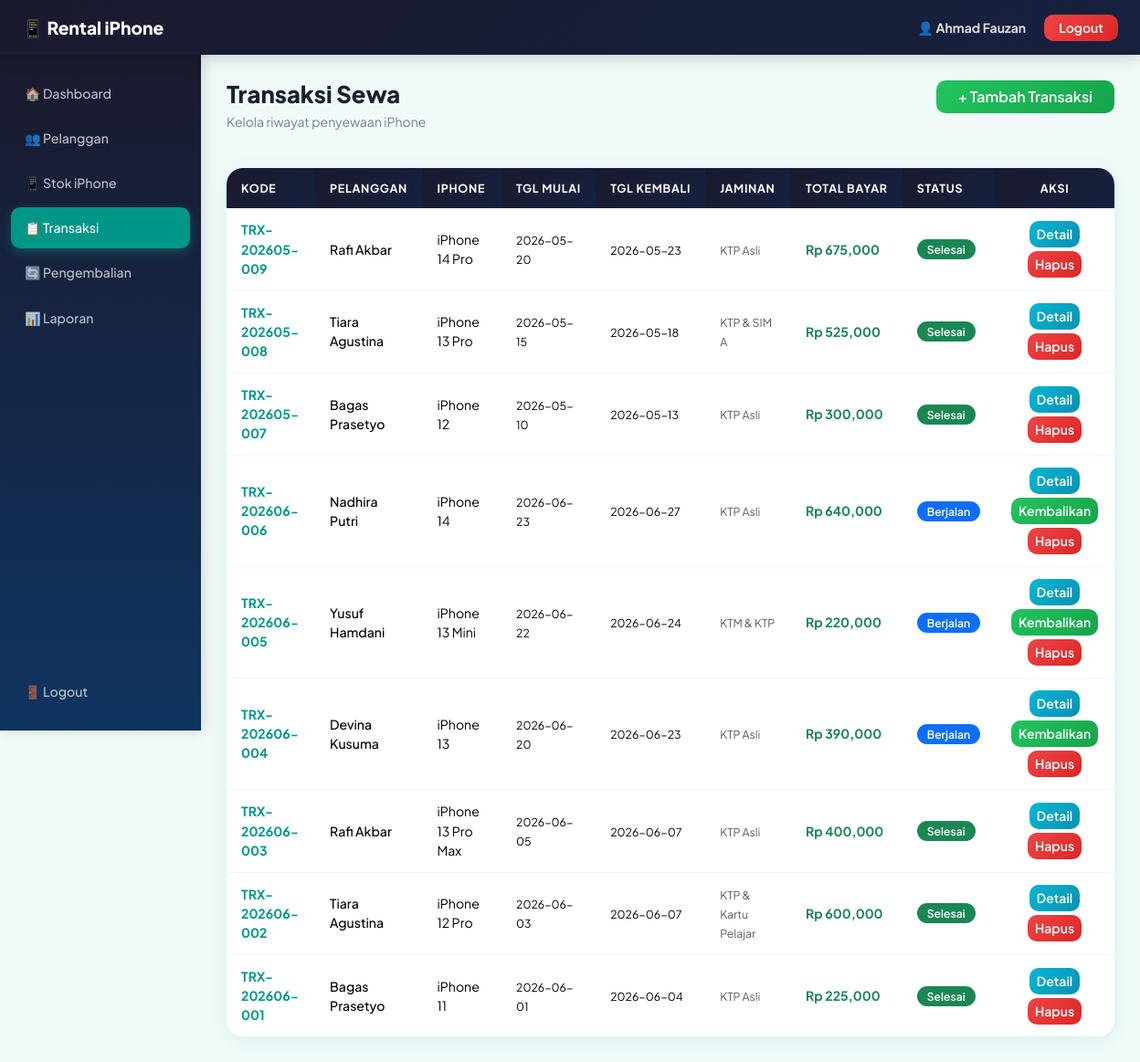
Screenshot of /transaksi/index.php (signed in) with the database file from the repository.
### tables this page shows
CREATE TABLE `transaksi_sewa` (
  `id_sewa` int(11) NOT NULL,
  `kode_transaksi` varchar(20) NOT NULL,
  `id_pelanggan` int(11) NOT NULL,
  `id_iphone` int(11) NOT NULL,
  `id_admin` int(11) NOT NULL,
  `tgl_mulai` date NOT NULL,
  `tgl_kembali` date NOT NULL,
  `jaminan_identitas` varchar(50) NOT NULL,
  `total_bayar` int(11) NOT NULL,
  `status_transaksi` enum('proses','berjalan','selesai','terlambat') NOT NULL DEFAULT 'berjalan'
);

CREATE TABLE `pelanggan` (
  `id_pelanggan` int(11) NOT NULL,
  `nama_pelanggan` varchar(100) NOT NULL,
  `nik_ktp` varchar(16) NOT NULL,
  `no_wa` varchar(15) NOT NULL,
  `alamat` text NOT NULL,
  `link_sosmed` varchar(100) NOT NULL DEFAULT ''
);

CREATE TABLE `stok_iphone` (
  `id_iphone` int(11) NOT NULL,
  `tipe_unit` varchar(50) NOT NULL,
  `no_seri` varchar(50) NOT NULL,
  `warna` varchar(20) NOT NULL,
  `kapasitas_gb` int(11) NOT NULL,
  `harga_sewa_perhari` int(11) NOT NULL,
  `gambar` varchar(100) NOT NULL DEFAULT '',
  `status_ketersediaan` enum('tersedia','disewa','servis') NOT NULL DEFAULT 'tersedia',
  `status` enum('Tersedia','Disewa') DEFAULT 'Tersedia'
);

### transaksi/index.php (the view, shortened to what this page needs)
<?php
include "../config/koneksi.php";
$query = mysqli_query($koneksi,
    "SELECT transaksi_sewa.*, pelanggan.nama_pelanggan, stok_iphone.tipe_unit
     FROM transaksi_sewa
     JOIN pelanggan ON pelanggan.id_pelanggan = transaksi_sewa.id_pelanggan
     JOIN stok_iphone ON stok_iphone.id_iphone = transaksi_sewa.id_iphone
     ORDER BY transaksi_sewa.id_sewa DESC"
);
?>
<!DOCTYPE html>
<html lang="id">
<head>
    <link href="https://cdn.jsdelivr.net/npm/bootstrap@5.3.3/dist/css/bootstrap.min.css" rel="stylesheet">
    <link rel="stylesheet" href="../assets/css/style.css">
</head>
<body>
<nav class="navbar-custom">
    <a class="navbar-brand" href="#">📱 Rental iPhone</a>
    <div class="ms-auto">
        <span class="text-white">👤 <strong><?= htmlspecialchars($_SESSION['nama_admin']); ?></strong></span>
        <a href="../auth/logout.php" class="btn btn-danger btn-sm px-3 ms-2">Logout</a>
    </div>
</nav>
<div class="layout-wrapper">
    <div class="sidebar" id="sidebarMenu">
        <a href="../index.php">🏠 Dashboard</a>
        <a href="../pelanggan/index.php">👥 Pelanggan</a>
        <a href="../iphone/index.php">📱 Stok iPhone</a>
        <a href="../transaksi/index.php" class="active">📋 Transaksi</a>
        <a href="../pengembalian/index.php">🔄 Pengembalian</a>
        <a href="../laporan/index.php">📊 Laporan</a>
        <a href="../auth/logout.php" class="sidebar-logout">🚪 Logout</a>
    </div>
    <div class="main-content">
        <div class="page-header">
            <div>
                <h2>Transaksi Sewa</h2>
                <p class="subtitle">Kelola riwayat penyewaan iPhone</p>
            </div>
            <a href="tambah.php" class="btn btn-success px-4">+ Tambah Transaksi</a>
        </div>
        <div class="card">
            <div class="card-body p-0">
                <div class="table-wrapper" style="overflow-x:auto;">
                    <table class="table table-hover mb-0">
                        <thead>
                            <tr>
                                <th>Kode</th>
                                <th>Pelanggan</th>
                                <th>iPhone</th>
                                <th>Tgl Mulai</th>
                                <th>Tgl Kembali</th>
                                <th>Jaminan</th>
                                <th>Total Bayar</th>
                                <th>Status</th>
                                <th class="text-center">Aksi</th>
                            </tr>
                        </thead>
                        <tbody>
                            <?php while($row = mysqli_fetch_assoc($query)){ ?>
                            <tr>
                                <td><strong style="color:var(--primary);"><?= !empty($row['kode_transaksi']) ? $row['kode_transaksi'] : 'TRX-00'.$row['id_sewa']; ?></strong></td>
                                <td class="fw-medium"><?= htmlspecialchars($row['nama_pelanggan']); ?></td>
                                <td><?= htmlspecialchars($row['tipe_unit']); ?></td>
                                <td><small><?= $row['tgl_mulai']; ?></small></td>
                                <td><small><?= $row['tgl_kembali']; ?></small></td>
                                <td><small class="text-muted"><?= $row['jaminan_identitas']; ?></small></td>
                                <td class="fw-bold text-success">Rp <?= number_format($row['total_bayar']); ?></td>
                                <td>
                                    <?php
                                    $s = $row['status_transaksi'];
                                    $cls = $s=='selesai' ? 'bg-success' : ($s=='berjalan' ? 'bg-primary' : ($s=='terlambat' ? 'bg-danger' : 'bg-warning text-dark'));
                                    echo "<span class='badge $cls'>".ucfirst($s)."</span>";
                                    ?>
                                </td>
                                <td>
                                    <div class="d-flex gap-1 justify-content-center flex-wrap">
                                        <a href="detail.php?id=<?= $row['id_sewa']; ?>" class="btn btn-info btn-sm">Detail</a>
                                        <?php if($row['status_transaksi']=='berjalan'): ?>
                                        <a href="../pengembalian/tambah.php?id=<?= $row['id_sewa']; ?>" class="btn btn-success btn-sm">Kembalikan</a>
                                        <?php endif; ?>
                                        <a href="hapus.php?id=<?= $row['id_sewa']; ?>" class="btn btn-danger btn-sm" onclick="return confirm('Yakin hapus transaksi ini?')">Hapus</a>
                                    </div>
                                </td>
                            </tr>
                            <?php } ?>
                        </tbody>
                    </table>
                </div>
            </div>
        </div>
    </div>
</div>
</body>
</html>

### assets/css/style.css (style rules this page uses)
:root { --primary: #009688; --primary-dark: #00796B; --secondary: #1a1a2e; --background: #f0faf9; --sidebar-width: 220px; --navbar-height: 60px; }
* { box-sizing: border-box; margin: 0; padding: 0; }
html { -webkit-text-size-adjust: 100%; }
body { font-family: 'Plus Jakarta Sans', 'Segoe UI', Arial, sans-serif; background: #f0faf9; color: #1a202c; min-height: 100vh; overflow-x: hidden; }
.navbar-custom { background: linear-gradient(135deg, #1a1a2e 0%, #16213e 100%) !important; min-height: var(--navbar-height); padding: 0 24px; display: flex; align-items: center; position: fixed; top: 0; left: 0; right: 0; z-index: 1000; box-shadow: 0 2px 20px rgba(0,0,0,0.2); gap: 14px; }
.navbar-custom .navbar-brand { color: white !important; font-weight: 800; font-size: 1.2rem; text-decoration: none; white-space: nowrap; }
.navbar-custom .ms-auto { margin-left: auto !important; display: flex; align-items: center; gap: 12px; }
.navbar-custom .text-white { color: rgba(255,255,255,0.85) !important; font-size: 0.875rem; }
.sidebar { position: fixed; top: var(--navbar-height); left: 0; width: var(--sidebar-width); height: calc(100vh - var(--navbar-height)); background: linear-gradient(180deg, #1a1a2e 0%, #0f3460 100%); padding: 20px 12px; display: flex !important; flex-direction: column; gap: 4px; overflow-y: auto; z-index: 900; box-shadow: 2px 0 15px rgba(0,0,0,0.15); transition: transform 0.3s ease; }
.sidebar a { display: flex !important; align-items: center; padding: 11px 14px; color: rgba(255,255,255,0.72) !important; text-decoration: none !important; border-radius: 10px; font-size: 0.88rem; font-weight: 500; transition: all 0.25s ease; border: 1px solid transparent; gap: 8px; }
.sidebar a.active { background: var(--primary) !important; color: white !important; box-shadow: 0 4px 12px rgba(0,150,136,0.4); }
.sidebar-logout { margin-top: auto !important; color: rgba(255,120,120,0.8) !important; }
.layout-wrapper { display: flex; padding-top: var(--navbar-height); min-height: 100vh; }
.main-content { margin-left: var(--sidebar-width); padding: 28px; flex: 1; min-height: calc(100vh - var(--navbar-height)); }
.page-header { display: flex; justify-content: space-between; align-items: flex-start; margin-bottom: 24px; }
.page-header h2 { font-size: 1.6rem; font-weight: 800; margin: 0 0 4px; color: #1a202c; }
.page-header .subtitle { color: #718096; font-size: 0.875rem; }
.card { border: none !important; border-radius: 18px !important; background: rgba(255,255,255,0.92) !important; box-shadow: 0 4px 20px rgba(0,150,136,0.1) !important; transition: transform 0.3s ease, box-shadow 0.3s ease; overflow: hidden; }
.card-body { padding: 24px; }
.btn { border-radius: 10px !important; font-weight: 600 !important; transition: all 0.25s !important; }
.btn-success { background: linear-gradient(135deg,#22c55e,#16a34a) !important; border:none !important; }
.btn-danger { background: linear-gradient(135deg,#ef4444,#dc2626) !important; border:none !important; }
.btn-info { background: linear-gradient(135deg,#06b6d4,#0891b2) !important; border:none !important; color:white !important; }
.table-wrapper { border-radius: 16px; overflow-x: auto; -webkit-overflow-scrolling: touch; }
.table { margin-bottom: 0 !important; min-width: 640px; }
.table thead th { background: linear-gradient(135deg, #1a1a2e, #16213e) !important; color: white !important; padding: 13px 16px !important; font-size: 0.78rem !important; text-transform: uppercase; letter-spacing: 0.7px; font-weight: 700 !important; border: none !important; white-space: nowrap; }
.table tbody td { padding: 13px 16px !important; vertical-align: middle; border-bottom: 1px solid rgba(0,150,136,0.07) !important; font-size: 0.88rem; border-top: none !important; }
.table tbody tr:last-child td { border-bottom: none !important; }
.badge { padding: 5px 11px !important; border-radius: 50px !important; font-size: 0.76rem !important; font-weight: 600 !important; }

### rows the page displays
transaksi_sewa: kode_transaksi "TRX-202605-009", id_pelanggan.nama_pelanggan "Rafi Akbar", id_iphone.tipe_unit "iPhone 14 Pro", tgl_mulai "2026-05-20", tgl_kembali "2026-05-23", jaminan_identitas "KTP Asli", total_bayar "675,000", status_transaksi "Selesai"
transaksi_sewa: kode_transaksi "TRX-202605-008", id_pelanggan.nama_pelanggan "Tiara Agustina", id_iphone.tipe_unit "iPhone 13 Pro", tgl_mulai "2026-05-15", tgl_kembali "2026-05-18", jaminan_identitas "KTP & SIM A", total_bayar "525,000", status_transaksi "Selesai"
transaksi_sewa: kode_transaksi "TRX-202605-007", id_pelanggan.nama_pelanggan "Bagas Prasetyo", id_iphone.tipe_unit "iPhone 12", tgl_mulai "2026-05-10", tgl_kembali "2026-05-13", jaminan_identitas "KTP Asli", total_bayar "300,000", status_transaksi "Selesai"
transaksi_sewa: kode_transaksi "TRX-202606-006", id_pelanggan.nama_pelanggan "Nadhira Putri", id_iphone.tipe_unit "iPhone 14", tgl_mulai "2026-06-23", tgl_kembali "2026-06-27", jaminan_identitas "KTP Asli", total_bayar "640,000", status_transaksi "Berjalan"
transaksi_sewa: kode_transaksi "TRX-202606-005", id_pelanggan.nama_pelanggan "Yusuf Hamdani", id_iphone.tipe_unit "iPhone 13 Mini", tgl_mulai "2026-06-22", tgl_kembali "2026-06-24", jaminan_identitas "KTM & KTP", total_bayar "220,000", status_transaksi "Berjalan"
transaksi_sewa: kode_transaksi "TRX-202606-004", id_pelanggan.nama_pelanggan "Devina Kusuma", id_iphone.tipe_unit "iPhone 13", tgl_mulai "2026-06-20", tgl_kembali "2026-06-23", jaminan_identitas "KTP Asli", total_bayar "390,000", status_transaksi "Berjalan"
transaksi_sewa: kode_transaksi "TRX-202606-003", id_pelanggan.nama_pelanggan "Rafi Akbar", id_iphone.tipe_unit "iPhone 13 Pro Max", tgl_mulai "2026-06-05", tgl_kembali "2026-06-07", jaminan_identitas "KTP Asli", total_bayar "400,000", status_transaksi "Selesai"
transaksi_sewa: kode_transaksi "TRX-202606-002", id_pelanggan.nama_pelanggan "Tiara Agustina", id_iphone.tipe_unit "iPhone 12 Pro", tgl_mulai "2026-06-03", tgl_kembali "2026-06-07", jaminan_identitas "KTP & Kartu Pelajar", total_bayar "600,000", status_transaksi "Selesai"
transaksi_sewa: kode_transaksi "TRX-202606-001", id_pelanggan.nama_pelanggan "Bagas Prasetyo", id_iphone.tipe_unit "iPhone 11", tgl_mulai "2026-06-01", tgl_kembali "2026-06-04", jaminan_identitas "KTP Asli", total_bayar "225,000", status_transaksi "Selesai"

### other values shown
$_SESSION['nama_admin'] "Ahmad Fauzan"
